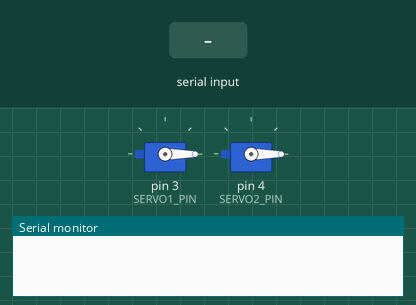
Recording of a sketch running on a simulated Arduino Uno, built with avr-gcc and run on an emulated ATmega328P. Shown: 2 × servo, the last lines printed to the serial monitor. The test bench sets the inputs (shaded band).

Above: at 1.2 s.
1.3 s: "L1\n" received over Serial
At 1.76 s:
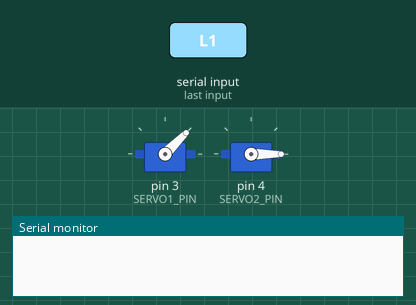
At 2.8 s:
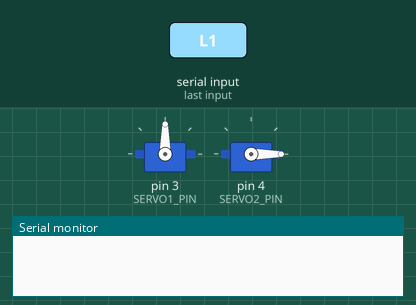
3.7 s: "L2\n" received over Serial
At 8.5 s:
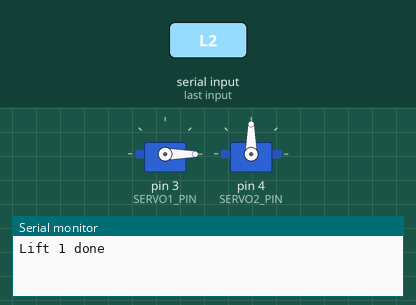
Timing chart, 0 to 12.5 s (numbered marks = the images above; inputs shaded):
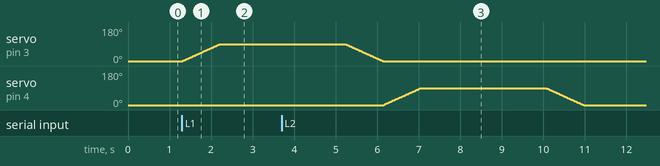

The sketch:

waste_sorter.ino
```cpp
// Smart Waste Segregator - two servo lifts controlled from the webcam page.
// The page sends "L1\n" to lift lift 1 and "L2\n" to lift lift 2 (9600 baud).
//
// Wiring (each servo): signal -> pin below, power -> external 5V supply,
// ground -> supply ground AND Arduino GND (common ground).

#include <Servo.h>

const int SERVO1_PIN = 3;
const int SERVO2_PIN = 4;

const int REST_ANGLE = 0;          // lowered position
const int LIFT_ANGLE = 90;         // raised position
const unsigned long HOLD_MS = 3000; // how long a lift stays up
const int STEP_DELAY_MS = 10;      // smaller = faster movement

Servo servo1;
Servo servo2;

void setup() {
  Serial.begin(9600);
  servo1.attach(SERVO1_PIN);
  servo2.attach(SERVO2_PIN);
  servo1.write(REST_ANGLE);
  servo2.write(REST_ANGLE);
}

void loop() {
  if (Serial.available()) {
    String cmd = Serial.readStringUntil('\n');
    cmd.trim();

    if (cmd == "L1") {
      liftAndLower(servo1, 1);
    } else if (cmd == "L2") {
      liftAndLower(servo2, 2);
    }
  }
}

// Raise the servo smoothly, hold, then lower it smoothly
void liftAndLower(Servo &s, int number) {
  for (int a = REST_ANGLE; a <= LIFT_ANGLE; a++) {
    s.write(a);
    delay(STEP_DELAY_MS);
  }
  delay(HOLD_MS);
  for (int a = LIFT_ANGLE; a >= REST_ANGLE; a--) {
    s.write(a);
    delay(STEP_DELAY_MS);
  }
  Serial.print("Lift ");
  Serial.print(number);
  Serial.println(" done");
}
```

Measured:
- after the input at 1.3 s, servo on pin 3 (SERVO1_PIN): moves from 0° to 90° over 0.91 s, starting at once
- after the input at 3.7 s, servo on pin 4 (SERVO2_PIN): rises from 0° to 90° in 0.89 s, then falls to 0° in 3.9 s
